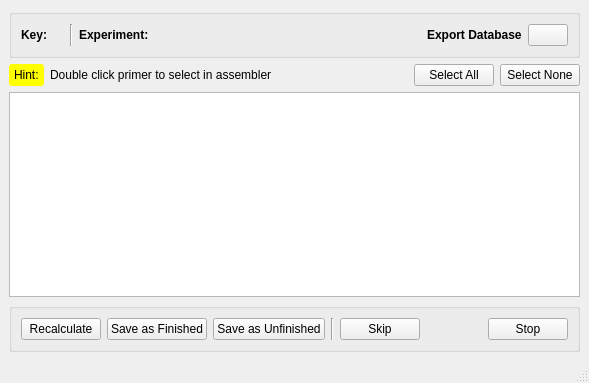
<?xml version="1.0" encoding="UTF-8"?>
<ui version="4.0">
 <class>MainWindow</class>
 <widget class="QMainWindow" name="MainWindow">
  <property name="geometry">
   <rect>
    <x>0</x>
    <y>0</y>
    <width>589</width>
    <height>383</height>
   </rect>
  </property>
  <property name="windowTitle">
   <string>Iterate CRISPR</string>
  </property>
  <property name="windowIcon">
   <iconset resource="resources.qrc">
    <normaloff>:/logo.png</normaloff>:/logo.png</iconset>
  </property>
  <property name="styleSheet">
   <string notr="true"/>
  </property>
  <widget class="QWidget" name="centralwidget">
   <layout class="QHBoxLayout" name="horizontalLayout_7">
    <item>
     <layout class="QVBoxLayout" name="verticalLayout">
      <item>
       <layout class="QHBoxLayout" name="horizontalLayout_6">
        <item>
         <widget class="QGroupBox" name="groupBox">
          <property name="title">
           <string/>
          </property>
          <property name="flat">
           <bool>false</bool>
          </property>
          <property name="checkable">
           <bool>false</bool>
          </property>
          <layout class="QHBoxLayout" name="horizontalLayout_5">
           <item>
            <layout class="QHBoxLayout" name="horizontalLayout_2">
             <item>
              <widget class="QLabel" name="label">
               <property name="font">
                <font>
                 <weight>75</weight>
                 <bold>true</bold>
                </font>
               </property>
               <property name="text">
                <string>Key: </string>
               </property>
               <property name="textFormat">
                <enum>Qt::AutoText</enum>
               </property>
              </widget>
             </item>
             <item>
              <widget class="QLabel" name="keyLabel">
               <property name="frameShape">
                <enum>QFrame::NoFrame</enum>
               </property>
               <property name="frameShadow">
                <enum>QFrame::Sunken</enum>
               </property>
               <property name="lineWidth">
                <number>0</number>
               </property>
               <property name="text">
                <string/>
               </property>
              </widget>
             </item>
             <item>
              <widget class="Line" name="line">
               <property name="orientation">
                <enum>Qt::Vertical</enum>
               </property>
              </widget>
             </item>
             <item>
              <widget class="QLabel" name="label_2">
               <property name="font">
                <font>
                 <weight>75</weight>
                 <bold>true</bold>
                </font>
               </property>
               <property name="text">
                <string>Experiment: </string>
               </property>
              </widget>
             </item>
             <item>
              <widget class="QLabel" name="experLabel">
               <property name="frameShape">
                <enum>QFrame::NoFrame</enum>
               </property>
               <property name="frameShadow">
                <enum>QFrame::Sunken</enum>
               </property>
               <property name="lineWidth">
                <number>0</number>
               </property>
               <property name="text">
                <string/>
               </property>
              </widget>
             </item>
            </layout>
           </item>
           <item>
            <spacer name="horizontalSpacer_2">
             <property name="orientation">
              <enum>Qt::Horizontal</enum>
             </property>
             <property name="sizeHint" stdset="0">
              <size>
               <width>40</width>
               <height>20</height>
              </size>
             </property>
            </spacer>
           </item>
           <item>
            <widget class="QLabel" name="label_3">
             <property name="font">
              <font>
               <weight>75</weight>
               <bold>true</bold>
              </font>
             </property>
             <property name="text">
              <string>Export Database</string>
             </property>
            </widget>
           </item>
           <item>
            <widget class="QPushButton" name="exportButton">
             <property name="toolTip">
              <string>Export entire traces database (CSV format)</string>
             </property>
             <property name="text">
              <string/>
             </property>
             <property name="icon">
              <iconset resource="resources.qrc">
               <normaloff>:/document-export-table.png</normaloff>:/document-export-table.png</iconset>
             </property>
             <property name="default">
              <bool>false</bool>
             </property>
             <property name="flat">
              <bool>false</bool>
             </property>
            </widget>
           </item>
          </layout>
         </widget>
        </item>
       </layout>
      </item>
      <item>
       <layout class="QHBoxLayout" name="horizontalLayout_3">
        <item>
         <widget class="QLabel" name="hintLabel">
          <property name="styleSheet">
           <string notr="true">QLabel{
	background-color: rgb(255, 255, 0);
	border-radius: 3px;
	padding: 2px;
}</string>
          </property>
          <property name="text">
           <string>Hint:</string>
          </property>
         </widget>
        </item>
        <item>
         <widget class="QLabel" name="hintText">
          <property name="text">
           <string>Double click primer to select in assembler</string>
          </property>
         </widget>
        </item>
        <item>
         <spacer name="horizontalSpacer_3">
          <property name="orientation">
           <enum>Qt::Horizontal</enum>
          </property>
          <property name="sizeHint" stdset="0">
           <size>
            <width>40</width>
            <height>20</height>
           </size>
          </property>
         </spacer>
        </item>
        <item>
         <widget class="QPushButton" name="selectAllButton">
          <property name="toolTip">
           <string>Select all primers</string>
          </property>
          <property name="text">
           <string>Select All</string>
          </property>
          <property name="icon">
           <iconset resource="resources.qrc">
            <normaloff>:/edit-select-all.png</normaloff>:/edit-select-all.png</iconset>
          </property>
         </widget>
        </item>
        <item>
         <widget class="QPushButton" name="selectNoneButton">
          <property name="toolTip">
           <string>Clear Selection</string>
          </property>
          <property name="text">
           <string>Select None</string>
          </property>
          <property name="icon">
           <iconset resource="resources.qrc">
            <normaloff>:/edit-clear-list.png</normaloff>:/edit-clear-list.png</iconset>
          </property>
         </widget>
        </item>
       </layout>
      </item>
      <item>
       <widget class="QListWidget" name="listWidget">
        <property name="autoFillBackground">
         <bool>false</bool>
        </property>
        <property name="styleSheet">
         <string notr="true"> QListWidget::item {
     padding: 5px;
 }

QListWidget {
     show-decoration-selected: 0; 
 }

 QListWidget::item:selected {
   /* background: qlineargradient(x1: 0, y1: 0, x2: 0, y2: 1, stop: 0 #6ea1f1, stop: 1 #567dbc);*/
   color: #000;
    background-color: #bfd9ff;
 }

</string>
        </property>
        <property name="alternatingRowColors">
         <bool>true</bool>
        </property>
       </widget>
      </item>
      <item>
       <widget class="QGroupBox" name="groupBox_2">
        <property name="title">
         <string/>
        </property>
        <layout class="QHBoxLayout" name="horizontalLayout_4">
         <item>
          <layout class="QHBoxLayout" name="horizontalLayout">
           <item>
            <widget class="QPushButton" name="recalculateButton">
             <property name="toolTip">
              <string>Redo the assembly</string>
             </property>
             <property name="text">
              <string>Recalculate</string>
             </property>
             <property name="icon">
              <iconset resource="resources.qrc">
               <normaloff>:/task-recurring.png</normaloff>:/task-recurring.png</iconset>
             </property>
            </widget>
           </item>
           <item>
            <widget class="QPushButton" name="finishedButton">
             <property name="text">
              <string>Save as Finished</string>
             </property>
             <property name="icon">
              <iconset resource="resources.qrc">
               <normaloff>:/task-complete.png</normaloff>:/task-complete.png</iconset>
             </property>
            </widget>
           </item>
           <item>
            <widget class="QPushButton" name="unfinishedButton">
             <property name="text">
              <string>Save as Unfinished</string>
             </property>
             <property name="icon">
              <iconset resource="resources.qrc">
               <normaloff>:/task-ongoing.png</normaloff>:/task-ongoing.png</iconset>
             </property>
            </widget>
           </item>
           <item>
            <widget class="Line" name="line_2">
             <property name="orientation">
              <enum>Qt::Vertical</enum>
             </property>
            </widget>
           </item>
           <item>
            <widget class="QPushButton" name="skipButton">
             <property name="toolTip">
              <string>Skip this entry</string>
             </property>
             <property name="text">
              <string>Skip</string>
             </property>
             <property name="icon">
              <iconset resource="resources.qrc">
               <normaloff>:/arrow-right-double.png</normaloff>:/arrow-right-double.png</iconset>
             </property>
            </widget>
           </item>
           <item>
            <spacer name="horizontalSpacer">
             <property name="orientation">
              <enum>Qt::Horizontal</enum>
             </property>
             <property name="sizeHint" stdset="0">
              <size>
               <width>40</width>
               <height>20</height>
              </size>
             </property>
            </spacer>
           </item>
           <item>
            <widget class="QPushButton" name="stopButton">
             <property name="toolTip">
              <string>Stop the program</string>
             </property>
             <property name="text">
              <string>Stop</string>
             </property>
             <property name="icon">
              <iconset resource="resources.qrc">
               <normaloff>:/application-exit.png</normaloff>:/application-exit.png</iconset>
             </property>
            </widget>
           </item>
          </layout>
         </item>
        </layout>
       </widget>
      </item>
     </layout>
    </item>
   </layout>
  </widget>
  <widget class="QMenuBar" name="menubar">
   <property name="geometry">
    <rect>
     <x>0</x>
     <y>0</y>
     <width>589</width>
     <height>18</height>
    </rect>
   </property>
  </widget>
  <widget class="QStatusBar" name="statusbar"/>
 </widget>
 <tabstops>
  <tabstop>selectAllButton</tabstop>
  <tabstop>selectNoneButton</tabstop>
  <tabstop>listWidget</tabstop>
  <tabstop>recalculateButton</tabstop>
  <tabstop>finishedButton</tabstop>
  <tabstop>unfinishedButton</tabstop>
  <tabstop>skipButton</tabstop>
  <tabstop>stopButton</tabstop>
 </tabstops>
 <resources>
  <include location="resources.qrc"/>
 </resources>
 <connections/>
</ui>
